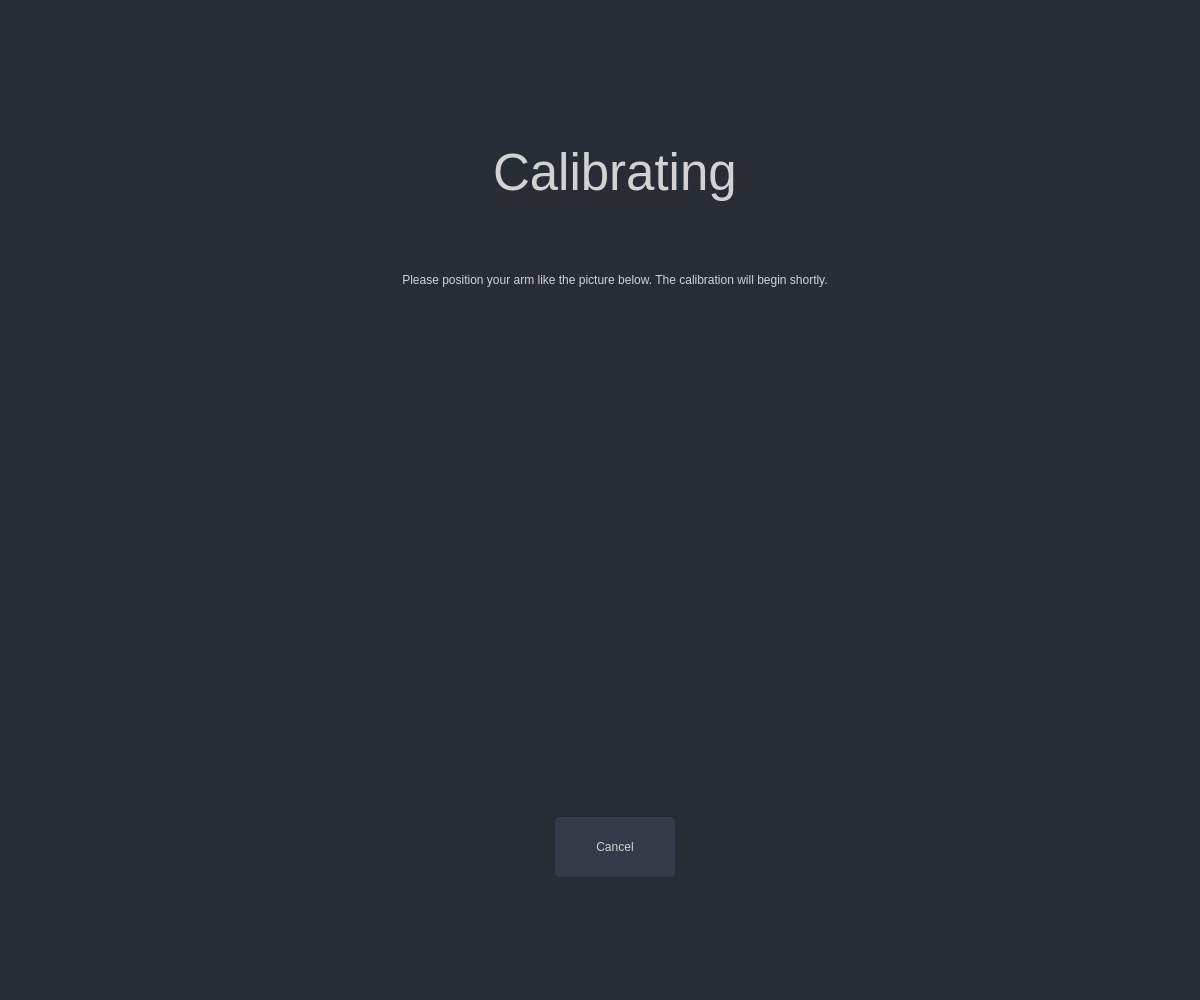
<?xml version="1.0" encoding="UTF-8"?>
<ui version="4.0">
 <class>Dialog</class>
 <widget class="QDialog" name="Dialog">
  <property name="geometry">
   <rect>
    <x>0</x>
    <y>0</y>
    <width>1200</width>
    <height>1000</height>
   </rect>
  </property>
  <property name="windowTitle">
   <string>Dialog</string>
  </property>
  <property name="styleSheet">
   <string notr="true">background-color: rgb(40, 44, 52);
color: rgb(210, 210, 210);</string>
  </property>
  <widget class="QWidget" name="widget" native="true">
   <property name="geometry">
    <rect>
     <x>130</x>
     <y>120</y>
     <width>971</width>
     <height>781</height>
    </rect>
   </property>
   <layout class="QVBoxLayout" name="verticalLayout">
    <item alignment="Qt::AlignHCenter">
     <widget class="QLabel" name="label_2">
      <property name="sizePolicy">
       <sizepolicy hsizetype="Fixed" vsizetype="Fixed">
        <horstretch>0</horstretch>
        <verstretch>0</verstretch>
       </sizepolicy>
      </property>
      <property name="minimumSize">
       <size>
        <width>0</width>
        <height>0</height>
       </size>
      </property>
      <property name="font">
       <font>
        <family>Segoe UI</family>
        <pointsize>38</pointsize>
        <weight>12</weight>
        <bold>false</bold>
       </font>
      </property>
      <property name="styleSheet">
       <string notr="true">font-weight: 100;
color: rgb(210, 210, 210);</string>
      </property>
      <property name="text">
       <string>Calibrating</string>
      </property>
     </widget>
    </item>
    <item alignment="Qt::AlignHCenter">
     <widget class="QLabel" name="label_4">
      <property name="sizePolicy">
       <sizepolicy hsizetype="Fixed" vsizetype="Fixed">
        <horstretch>0</horstretch>
        <verstretch>0</verstretch>
       </sizepolicy>
      </property>
      <property name="minimumSize">
       <size>
        <width>800</width>
        <height>100</height>
       </size>
      </property>
      <property name="text">
       <string>Please position your arm like the picture below. The calibration will begin shortly.</string>
      </property>
      <property name="alignment">
       <set>Qt::AlignCenter</set>
      </property>
     </widget>
    </item>
    <item alignment="Qt::AlignHCenter">
     <widget class="QLabel" name="label">
      <property name="sizePolicy">
       <sizepolicy hsizetype="Fixed" vsizetype="Fixed">
        <horstretch>0</horstretch>
        <verstretch>0</verstretch>
       </sizepolicy>
      </property>
      <property name="minimumSize">
       <size>
        <width>200</width>
        <height>300</height>
       </size>
      </property>
      <property name="text">
       <string/>
      </property>
      <property name="pixmap">
       <pixmap>../../../../../Downloads/calibration.png</pixmap>
      </property>
      <property name="scaledContents">
       <bool>true</bool>
      </property>
     </widget>
    </item>
    <item alignment="Qt::AlignHCenter">
     <widget class="QLabel" name="label_3">
      <property name="sizePolicy">
       <sizepolicy hsizetype="Fixed" vsizetype="Fixed">
        <horstretch>0</horstretch>
        <verstretch>0</verstretch>
       </sizepolicy>
      </property>
      <property name="minimumSize">
       <size>
        <width>100</width>
        <height>100</height>
       </size>
      </property>
      <property name="font">
       <font>
        <family>Segoe UI</family>
        <pointsize>40</pointsize>
       </font>
      </property>
      <property name="text">
       <string/>
      </property>
      <property name="alignment">
       <set>Qt::AlignCenter</set>
      </property>
     </widget>
    </item>
    <item alignment="Qt::AlignHCenter">
     <widget class="QPushButton" name="pushButton">
      <property name="sizePolicy">
       <sizepolicy hsizetype="Fixed" vsizetype="Fixed">
        <horstretch>0</horstretch>
        <verstretch>0</verstretch>
       </sizepolicy>
      </property>
      <property name="minimumSize">
       <size>
        <width>120</width>
        <height>60</height>
       </size>
      </property>
      <property name="styleSheet">
       <string notr="true">QPushButton {
	border: 2px solid rgb(52, 59, 72);
	border-radius: 5px;	
	background-color: rgb(52, 59, 72);
}
QPushButton:hover {
	background-color: rgb(57, 65, 80);
	border: 2px solid rgb(61, 70, 86);
}
QPushButton:pressed {	
	background-color: rgb(35, 40, 49);
	border: 2px solid rgb(43, 50, 61);
}</string>
      </property>
      <property name="text">
       <string>Cancel</string>
      </property>
     </widget>
    </item>
   </layout>
  </widget>
 </widget>
 <resources/>
 <connections/>
</ui>
